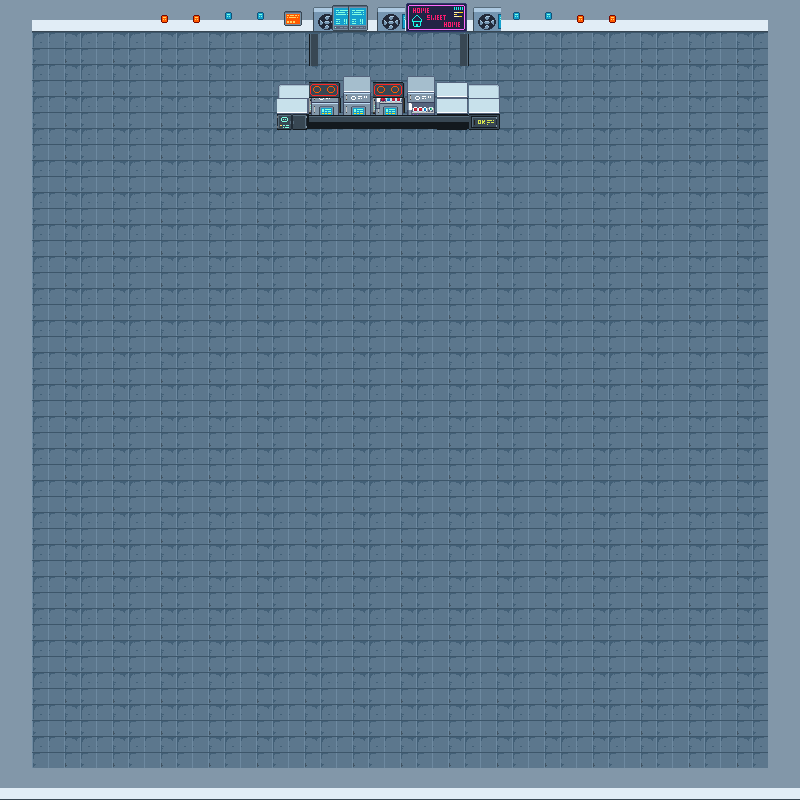

Rendered tile map (Tiled .tmx) drawn with the repository's tilesets; below, a short description and the map source with its tile grids summarised:
An orthogonal 50x50 tile map with 16x16 px tiles, 3 tile layers (background, walls, nightclub) and 6 objects (5x colision, player).

<map version="1.9" tiledversion="1.9.2" orientation="orthogonal" renderorder="right-down" width="50" height="50" tilewidth="16" tileheight="16" infinite="0" nextlayerid="10" nextobjectid="20">
 <tileset firstgid="1" source="house.tsx" />
 <layer id="1" name="background" width="50" height="50" locked="1">
  <data>[2500 cells, 2450 non-empty, 6 distinct tile ids]</data>
 </layer>
 <layer id="2" name="walls" width="50" height="50" locked="1">
  <data>[2500 cells, 242 non-empty, 1 distinct tile ids]</data>
 </layer>
 <layer id="3" name="nightclub" width="50" height="50" offsetx="-11" offsety="2">
  <data>[2500 cells, 37 non-empty, 18 distinct tile ids]</data>
 </layer>
 <objectgroup id="4" name="Objects" locked="1" offsetx="0" offsety="2">
  <object id="5" name="player" x="389.786" y="371.027">
   <point />
  </object>
  <object id="6" class="colision" x="-0.279216" y="-17.9805" width="767.346" height="46.7208" />
  <object id="7" class="colision" x="767.066" y="-19.1688" width="33.3507" height="783.482" />
  <object id="8" class="colision" x="0.0129782" y="764.982" width="799.761" height="32.7338" />
  <object id="9" class="colision" x="0" y="29.1819" width="31.2663" height="735.533" />
  <object id="10" class="colision" x="275.669" y="75.1202" width="223.163" height="52.0293" visible="0" />
 </objectgroup>
</map>
